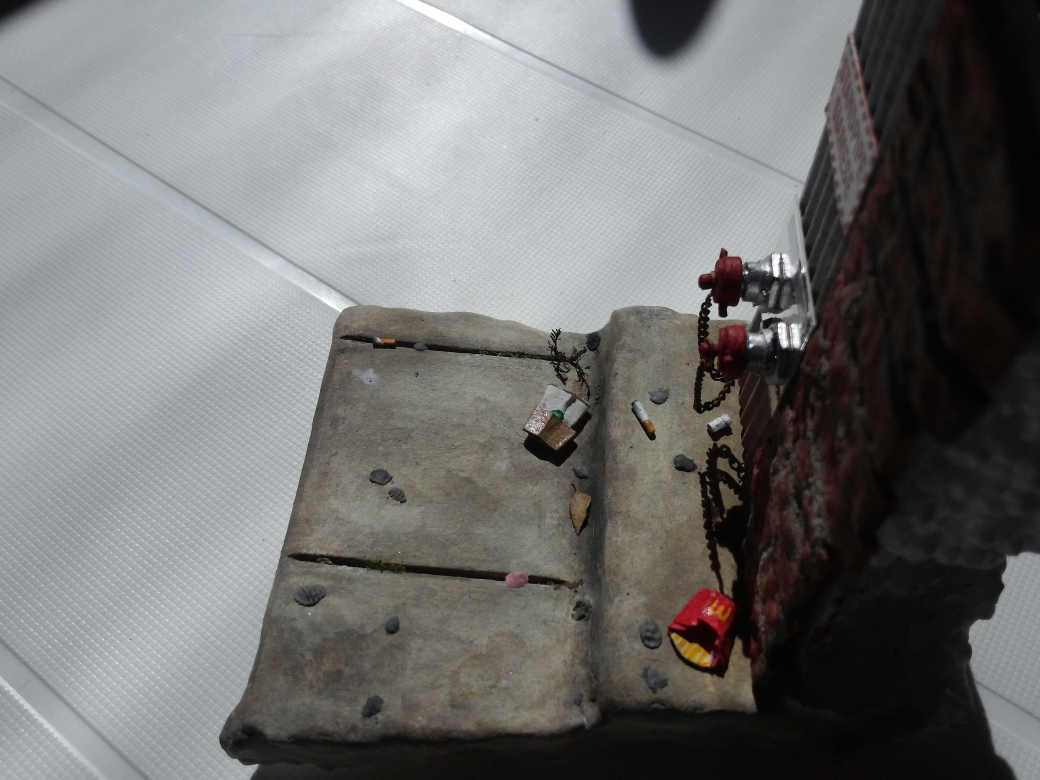
#> input picture images/20170701_095629.jpg, 4160 x 3120 px (shown at 1/4 size); its folder holds 4 pictures in this run
$ python resize.py   (older library calls are emulated)
#> lines starting #> are read from the running program, lines starting #| are printed output that depends on the picture
import PIL
import os
from PIL import Image


all_files = os.listdir(os.getcwd())

for file in all_files:
   if file[-3:] == "jpg":
       img = Image.open(file)
#> img is the input picture: PIL image 4160x3120 RGB; mean R, G, B 114.2, 114.2, 113.4
       img = img.resize((1920,1080), PIL.Image.ANTIALIAS)
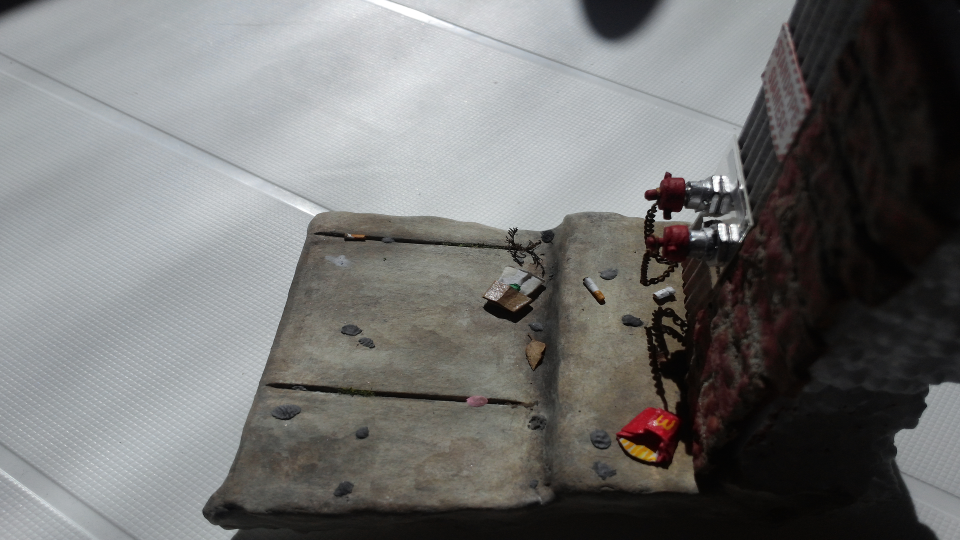
#> img: PIL image 1920x1080 RGB (shown at 1/2 size); mean R, G, B 114.2, 114.2, 113.4
       img.save('resized\\%s' % file)
#> pass 2 of the loop `for file in all_files:`:
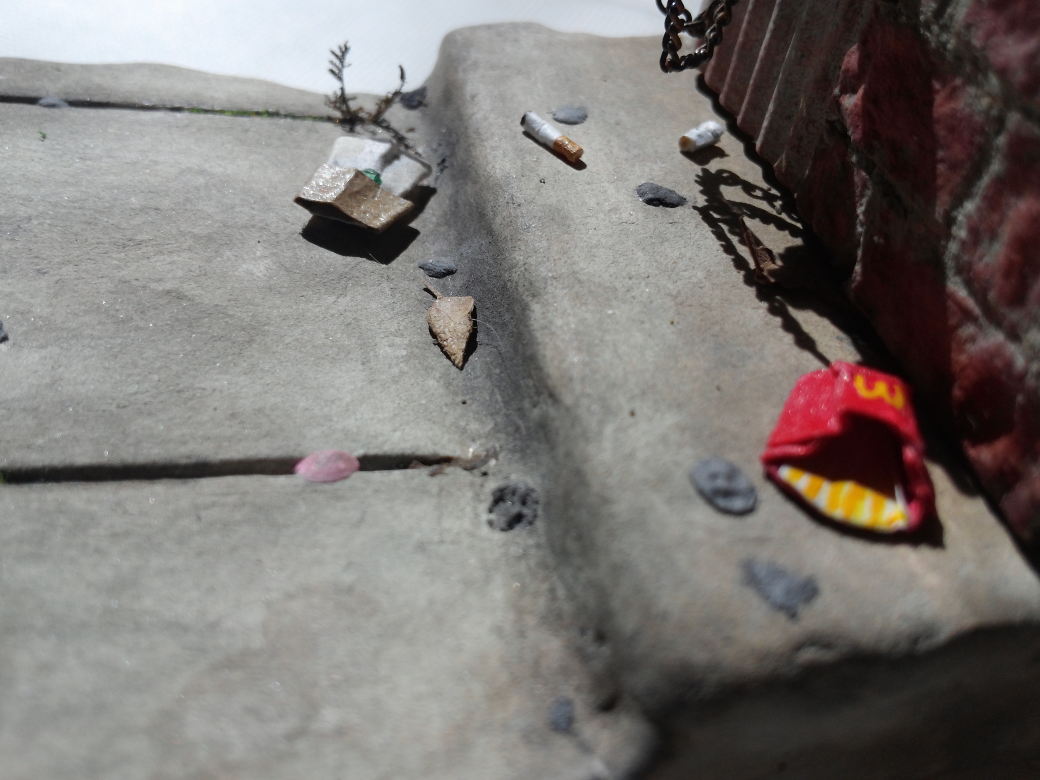
#> input picture images/20170701_095643.jpg, 4160 x 3120 px (shown at 1/4 size)
#> img is the input picture: PIL image 4160x3120 RGB; mean R, G, B 123.9, 119.5, 116.9
#> `img = img.resize((1920,1080), PIL.Image.ANTIALIAS)`:
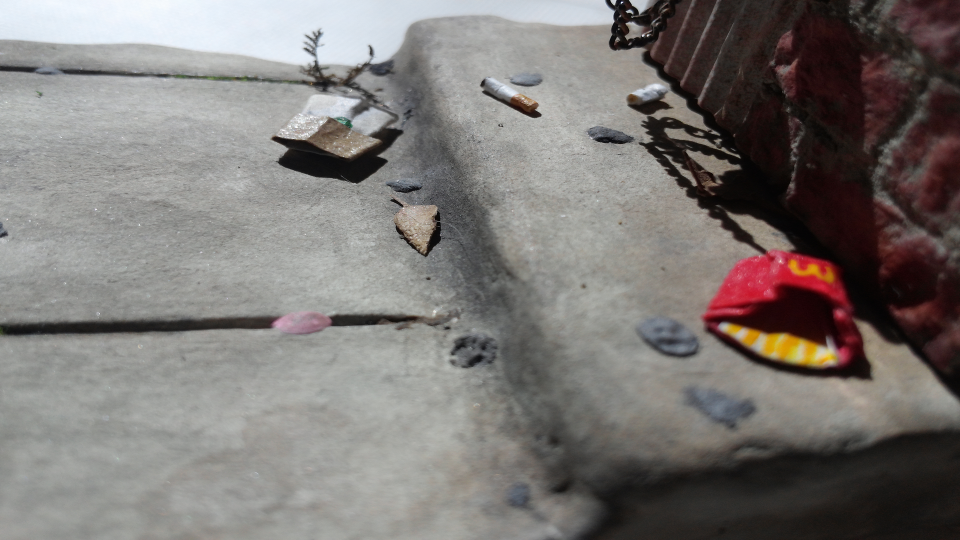
#> img: PIL image 1920x1080 RGB (shown at 1/2 size); mean R, G, B 123.9, 119.5, 116.9
#> pass 3 of the loop `for file in all_files:`:
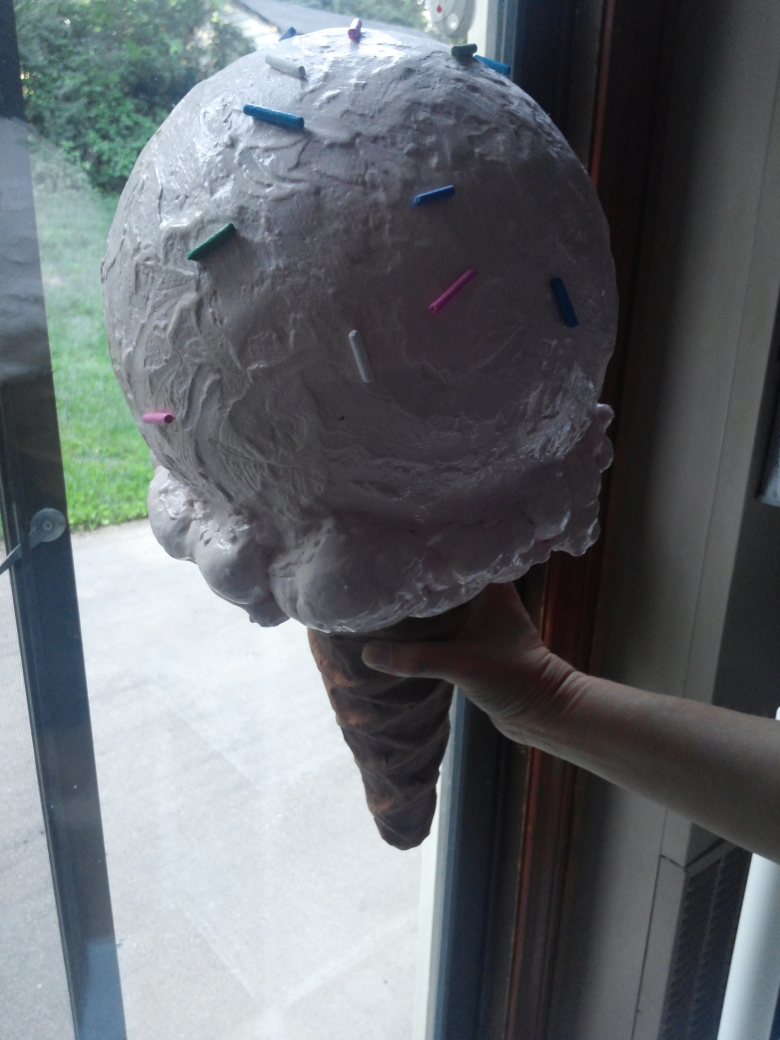
#> input picture images/20170716_193854.jpg, 3120 x 4160 px (shown at 1/4 size)
#> img is the input picture: PIL image 3120x4160 RGB; mean R, G, B 101.8, 106.9, 111.2
#> `img = img.resize((1920,1080), PIL.Image.ANTIALIAS)`:
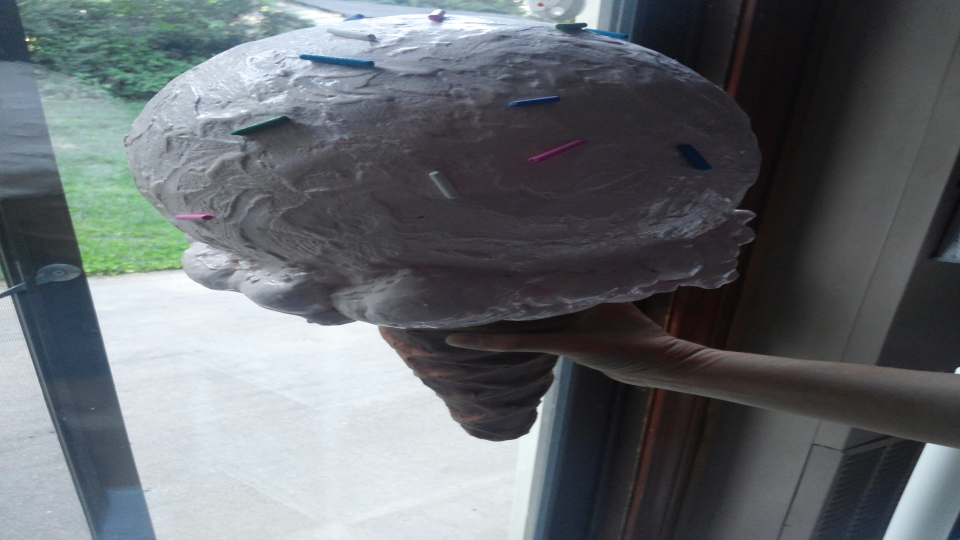
#> img: PIL image 1920x1080 RGB (shown at 1/2 size); mean R, G, B 101.8, 106.9, 111.2
#> the loop made 5 passes; the first 3 are shown
